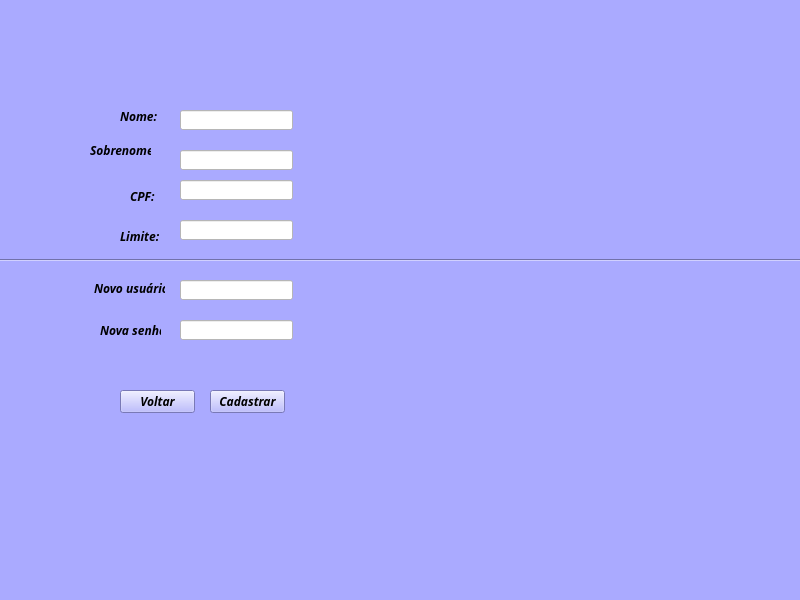
<?xml version="1.0" encoding="UTF-8"?>
<ui version="4.0">
 <class>MainWindow</class>
 <widget class="QMainWindow" name="MainWindow">
  <property name="geometry">
   <rect>
    <x>0</x>
    <y>0</y>
    <width>800</width>
    <height>600</height>
   </rect>
  </property>
  <property name="windowTitle">
   <string>MainWindow</string>
  </property>
  <property name="styleSheet">
   <string notr="true">background-color: rgb(170, 170, 255);</string>
  </property>
  <widget class="QWidget" name="centralwidget">
   <widget class="QLabel" name="label">
    <property name="geometry">
     <rect>
      <x>190</x>
      <y>20</y>
      <width>171</width>
      <height>51</height>
     </rect>
    </property>
    <property name="text">
     <string/>
    </property>
    <property name="pixmap">
     <pixmap resource="cad.qrc">:/newPrefix/botao-cadastrar.png</pixmap>
    </property>
    <property name="scaledContents">
     <bool>true</bool>
    </property>
   </widget>
   <widget class="QLabel" name="label_2">
    <property name="geometry">
     <rect>
      <x>120</x>
      <y>110</y>
      <width>47</width>
      <height>13</height>
     </rect>
    </property>
    <property name="font">
     <font>
      <family>Candara</family>
      <weight>75</weight>
      <italic>true</italic>
      <bold>true</bold>
     </font>
    </property>
    <property name="text">
     <string>Nome:</string>
    </property>
   </widget>
   <widget class="QLabel" name="label_3">
    <property name="geometry">
     <rect>
      <x>90</x>
      <y>140</y>
      <width>61</width>
      <height>21</height>
     </rect>
    </property>
    <property name="font">
     <font>
      <family>Candara</family>
      <weight>75</weight>
      <italic>true</italic>
      <bold>true</bold>
     </font>
    </property>
    <property name="text">
     <string>Sobrenome:</string>
    </property>
   </widget>
   <widget class="QLabel" name="label_4">
    <property name="geometry">
     <rect>
      <x>130</x>
      <y>190</y>
      <width>47</width>
      <height>13</height>
     </rect>
    </property>
    <property name="font">
     <font>
      <family>Candara</family>
      <weight>75</weight>
      <italic>true</italic>
      <bold>true</bold>
     </font>
    </property>
    <property name="text">
     <string>CPF:</string>
    </property>
   </widget>
   <widget class="QLabel" name="label_5">
    <property name="geometry">
     <rect>
      <x>94</x>
      <y>280</y>
      <width>71</width>
      <height>16</height>
     </rect>
    </property>
    <property name="font">
     <font>
      <family>Candara</family>
      <weight>75</weight>
      <italic>true</italic>
      <bold>true</bold>
     </font>
    </property>
    <property name="text">
     <string>Novo usuário:</string>
    </property>
   </widget>
   <widget class="Line" name="line">
    <property name="geometry">
     <rect>
      <x>0</x>
      <y>250</y>
      <width>871</width>
      <height>20</height>
     </rect>
    </property>
    <property name="font">
     <font>
      <family>Candara</family>
      <weight>75</weight>
      <italic>true</italic>
      <bold>true</bold>
      <kerning>false</kerning>
     </font>
    </property>
    <property name="acceptDrops">
     <bool>true</bool>
    </property>
    <property name="autoFillBackground">
     <bool>false</bool>
    </property>
    <property name="styleSheet">
     <string notr="true">background-color: rgb(255, 255, 255);
background-color: rgb(170, 170, 255);</string>
    </property>
    <property name="orientation">
     <enum>Qt::Horizontal</enum>
    </property>
   </widget>
   <widget class="QLabel" name="label_6">
    <property name="geometry">
     <rect>
      <x>100</x>
      <y>320</y>
      <width>61</width>
      <height>20</height>
     </rect>
    </property>
    <property name="font">
     <font>
      <family>Candara</family>
      <weight>75</weight>
      <italic>true</italic>
      <bold>true</bold>
     </font>
    </property>
    <property name="text">
     <string>Nova senha:</string>
    </property>
   </widget>
   <widget class="QLabel" name="label_7">
    <property name="geometry">
     <rect>
      <x>120</x>
      <y>230</y>
      <width>47</width>
      <height>13</height>
     </rect>
    </property>
    <property name="font">
     <font>
      <family>Candara</family>
      <weight>75</weight>
      <italic>true</italic>
      <bold>true</bold>
     </font>
    </property>
    <property name="text">
     <string>Limite:</string>
    </property>
   </widget>
   <widget class="QLineEdit" name="lineEdit">
    <property name="geometry">
     <rect>
      <x>180</x>
      <y>110</y>
      <width>113</width>
      <height>20</height>
     </rect>
    </property>
    <property name="styleSheet">
     <string notr="true">background-color: rgb(255, 255, 255);</string>
    </property>
   </widget>
   <widget class="QLineEdit" name="lineEdit_2">
    <property name="geometry">
     <rect>
      <x>180</x>
      <y>150</y>
      <width>113</width>
      <height>20</height>
     </rect>
    </property>
    <property name="styleSheet">
     <string notr="true">background-color: rgb(255, 255, 255);</string>
    </property>
   </widget>
   <widget class="QLineEdit" name="lineEdit_3">
    <property name="geometry">
     <rect>
      <x>180</x>
      <y>180</y>
      <width>113</width>
      <height>20</height>
     </rect>
    </property>
    <property name="styleSheet">
     <string notr="true">background-color: rgb(255, 255, 255);</string>
    </property>
   </widget>
   <widget class="QLineEdit" name="lineEdit_4">
    <property name="geometry">
     <rect>
      <x>180</x>
      <y>220</y>
      <width>113</width>
      <height>20</height>
     </rect>
    </property>
    <property name="styleSheet">
     <string notr="true">background-color: rgb(255, 255, 255);</string>
    </property>
   </widget>
   <widget class="QLineEdit" name="lineEdit_5">
    <property name="geometry">
     <rect>
      <x>180</x>
      <y>280</y>
      <width>113</width>
      <height>20</height>
     </rect>
    </property>
    <property name="styleSheet">
     <string notr="true">background-color: rgb(255, 255, 255);</string>
    </property>
   </widget>
   <widget class="QLineEdit" name="lineEdit_6">
    <property name="geometry">
     <rect>
      <x>180</x>
      <y>320</y>
      <width>113</width>
      <height>20</height>
     </rect>
    </property>
    <property name="styleSheet">
     <string notr="true">background-color: rgb(255, 255, 255);</string>
    </property>
   </widget>
   <widget class="QPushButton" name="pushButton">
    <property name="geometry">
     <rect>
      <x>210</x>
      <y>390</y>
      <width>75</width>
      <height>23</height>
     </rect>
    </property>
    <property name="font">
     <font>
      <family>Candara</family>
      <weight>75</weight>
      <italic>true</italic>
      <bold>true</bold>
     </font>
    </property>
    <property name="text">
     <string>Cadastrar</string>
    </property>
   </widget>
   <widget class="QPushButton" name="pushButton_2">
    <property name="geometry">
     <rect>
      <x>120</x>
      <y>390</y>
      <width>75</width>
      <height>23</height>
     </rect>
    </property>
    <property name="font">
     <font>
      <family>Candara</family>
      <weight>75</weight>
      <italic>true</italic>
      <bold>true</bold>
     </font>
    </property>
    <property name="text">
     <string>Voltar</string>
    </property>
   </widget>
  </widget>
  <widget class="QMenuBar" name="menubar">
   <property name="geometry">
    <rect>
     <x>0</x>
     <y>0</y>
     <width>800</width>
     <height>21</height>
    </rect>
   </property>
  </widget>
  <widget class="QStatusBar" name="statusbar"/>
 </widget>
 <resources>
  <include location="cad.qrc"/>
 </resources>
 <connections/>
</ui>
